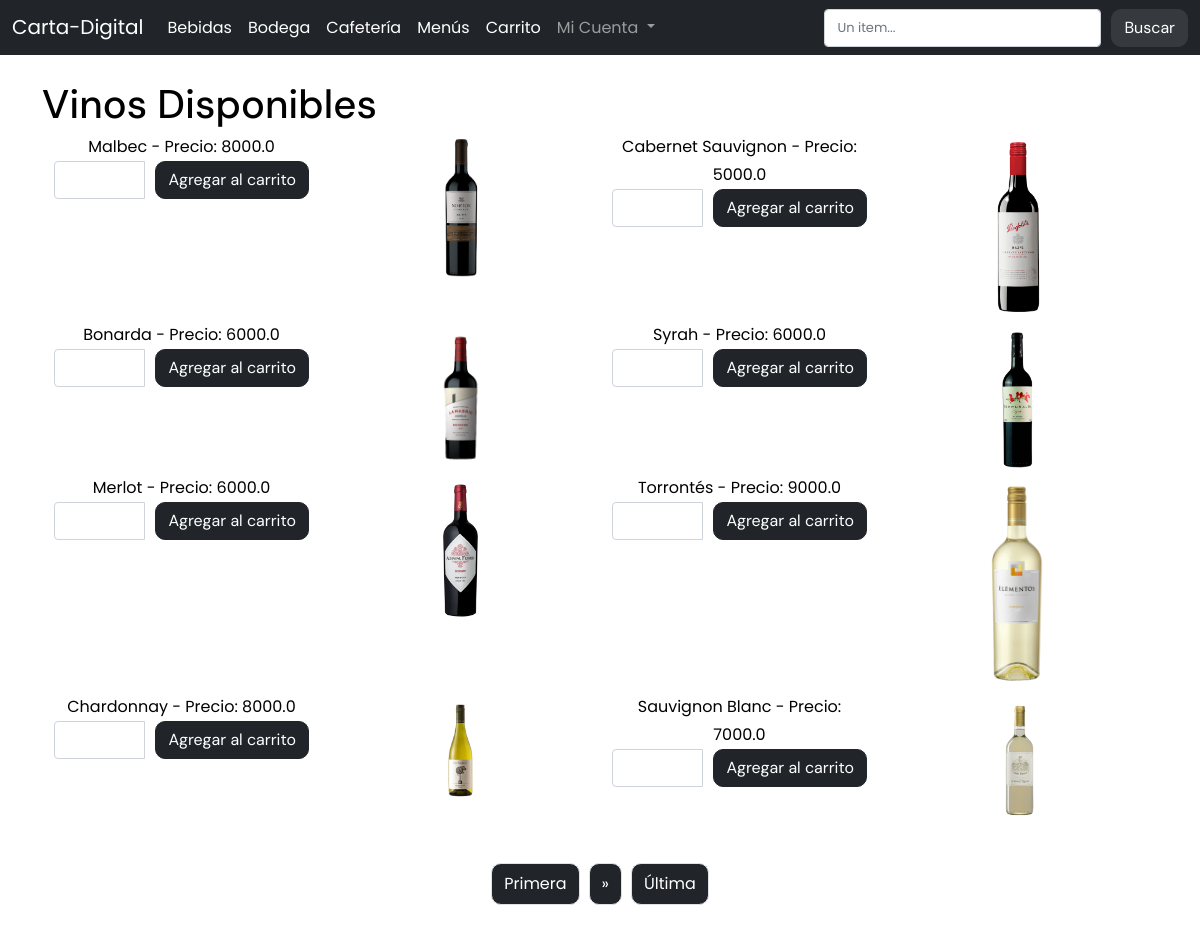
Screenshot of /bodega/ with the database file from the repository.
### carta/models.py (models this page shows, shortened)
class Item(models.Model):
    nombre = models.CharField(max_length=50, null=False)
    precio = models.FloatField(null=False)
    cantidad_stock = models.IntegerField(null=False, verbose_name="Cantidad en stock")
    categoria = models.ForeignKey(Categoria, on_delete= models.CASCADE, null=True)
    foto = models.ImageField(blank=True, default="/empty.png", upload_to='items/',verbose_name="foto")

### carta/views/paginate.py (the view)
# urls.py: path('bodega/', PaginateBodegaView),
def PaginateBodegaView(request):
   listado_bodega = Item.objects.filter(categoria__nombre__iexact = "bodega")
   paginator = Paginator(listado_bodega, 8)
   pagina = request.GET.get("page") or 1
   bodega = paginator.get_page(pagina)
   pagina_actual = int(pagina)
   paginas = range(1, bodega.paginator.num_pages + 1)
   return render(request, "bodega.html", {"bodega":bodega,
                                          "paginas":paginas,
                                          "pagina_actual":pagina_actual})

### carta/templates/bodega.html (shortened to what this page needs)
{% extends "base.html" %}
{% block content %}
<h1>Vinos Disponibles</h1>
<div class="container text-center">
    <div class="row">
      {% for vino in bodega %}
      <div class="col-md-3">
        {{ vino.nombre }} - Precio: {{ vino.precio }}
        <form method="post" action="{% url 'agregar-al-carrito' vino.id %}">
          <div class="input-group">
              <input type="number" name="cantidad" value="{{ vino.cantidad_seleccionada }}" min="1" max="{{ vino.cantidad_stock }}" class="form-control">
              <button type="submit" class="btn btn-primary ms-2">Agregar al carrito</button>
          </div>
        </form>
      </div>
      <div class="col-md-3">
        <img class="img-fluid" src="{{ vino.foto.url }}" alt="Foto"/>
      </div>
      {% endfor %}
    </div>
  </div>
<div class="row mt-3 justify-content-center">
  <div class="">
    <nav>
      <ul class="pagination">
        {% if bodega.has_previous %}
          <li class="page-item">
            <a class="page-link" href="?page=1">Primera</a>
          </li>
          <li class="page-item">
            <a class="page-link" href="?page={{ bodega.previous_page_number }}">&laquo;</a>
          </li>
        {% else %}
          <li class="page-item disabled">
            <a class="page-link" href="?page=1">Primera</a>
          </li>
        {% endif %}
        {% if bodega.has_next %}
          <li class="page-item">
            <a class="page-link" href="?page={{ bodega.next_page_number }}">&raquo;</a>
          </li>
          <li class="page-item">
            <a class="page-link" href="?page={{ bodega.paginator.num_pages }}">Última</a>
          </li>
        {% else %}
        <li class="page-item disabled">
          <a class="page-link" href="#">Última</a>
        </li>
        {% endif %}
      </ul>
    </nav>
  </div>
</div>
{% endblock %}

### rows the page displays
Item: nombre "Malbec", precio "8000.0", foto (picture)
Item: nombre "Cabernet Sauvignon", precio "5000.0", foto (picture)
Item: nombre "Bonarda", precio "6000.0", foto (picture)
Item: nombre "Syrah", precio "6000.0", foto (picture)
Item: nombre "Merlot", precio "6000.0", foto (picture)
Item: nombre "Torrontés", precio "9000.0", foto (picture)
Item: nombre "Chardonnay", precio "8000.0", foto (picture)
Item: nombre "Sauvignon Blanc", precio "7000.0", foto (picture)
